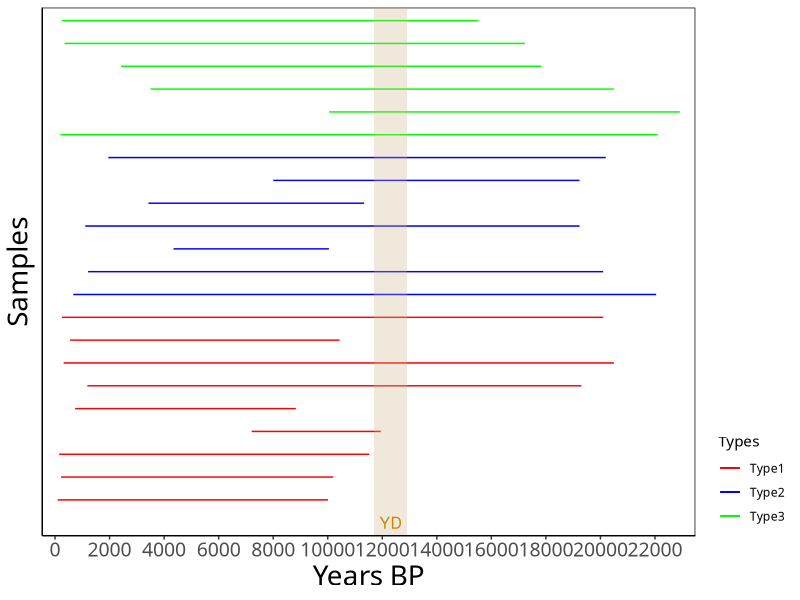

This chart was generated by the following R code:
# change this to your own directory
setwd("C:/Users/user1/Documents/GitHub/ggplot2_tutorial/time_ranges")

library(readr)
library(ggplot2)

data <- read_csv("data/data.csv")

p <- ggplot()

for(i in 1:nrow(data)){
  x <- c(data$min_year[i],data$max_year[i])
  y <- c(data$arrangement[i],data$arrangement[i])
  plot.data <- data.frame(x = x,
                          y = y,
                          type = data$class[i])
  p <- p +
    geom_line(data=plot.data, aes(x=x,y=y,color=type))
  
  cat("finishing sample",i,"\n")
}


p <- p +
  theme(panel.grid.major = element_blank(), panel.grid.minor = element_blank(),
        panel.background = element_rect(colour="black", fill = NA), 
        axis.line = element_line(color = "black"),
        axis.text.y = element_blank(),
        axis.ticks.y = element_blank(),
        legend.justification = c(0, 0),
        axis.text.x = element_text(size = 14),
        #axis.ticks.x = element_blank(),
        axis.title = element_text(size = 20),
        legend.position = "right",
        text = element_text(family='Kai'),
        legend.background = element_rect(colour=NA, fill = NA),
        legend.key = element_rect(colour = "white", fill = NA)
  )+
  #custome your colors here, change the Type1, Type2, Type3 into Best, Shorter, Problem, etc.
  scale_color_manual( values = c(
    "Type1" = "red",
    "Type2" = "blue",
    "Type3" = "green"
  ))+
  #---------------------------
  #if you want to have a shaded vertical bar, use this section; otherwise, delete this section

  annotate("rect", fill = "tan", xmin = 11700, xmax = 12900, ymin = -Inf, ymax = Inf,
         alpha = .3)+
  annotate("text", x = 12300, y = 0, label = "YD", size = 4, color = 'orange3')+

  #--------------------------
  
  labs(y = "Samples",
       x = "Years BP",
       color = "Types")+
  scale_x_continuous( expand = c(0.025, 0.025),breaks = scales::pretty_breaks(n = 10))+
  scale_y_continuous(limits=c(0,nrow(data)),expand = c(0.025, 0.02),breaks = scales::pretty_breaks(n = 10))

p
